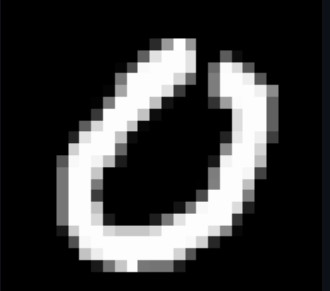
#> input picture FINAL DELIVERABLES/FINAL CODE/sample/0.jpg, 330 x 291 px, found by its file name
$ jupyter execute --allow-errors 'Test Deployed Model.ipynb'
#> lines starting #> are read from the running program, lines starting #| are printed output that depends on the picture
[cell 1]
import requests
import numpy as np
from PIL import Image
import matplotlib.pyplot as plt

[cell 2]
img = Image.open(r"C:\Users\sathi\Downloads\Dinesh_IBM_FInal\IBM\FINAL DELIVERABLES\FINAL CODE\sample\0.jpg").convert("L")
img = img.resize((28, 28))
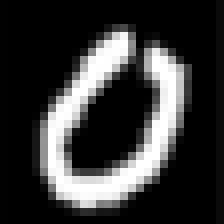
#> img: PIL image 28x28 L (shown 8 times larger); min 0, max 255, mean 55.3
img_arr = np.array(img)
img_arr = img_arr.reshape(1, 28, 28, 1)

img = Image.open(r"C:\Users\sathi\Downloads\Dinesh_IBM_FInal\IBM\FINAL DELIVERABLES\FINAL CODE\sample\\1.jpg").convert("L")
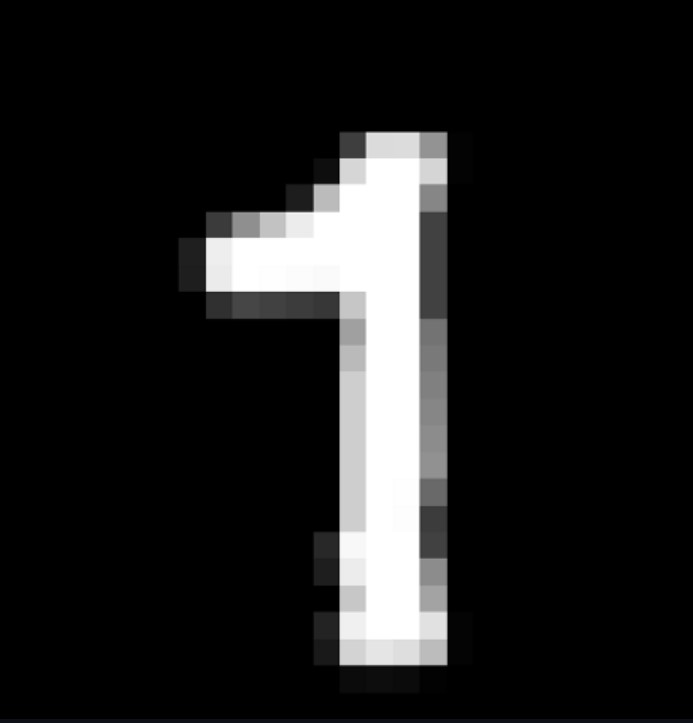
#> input picture FINAL DELIVERABLES/FINAL CODE/sample/1.jpg, 693 x 723 px, found by its file name
#> img: PIL image 693x723 L
img = img.resize((28, 28))
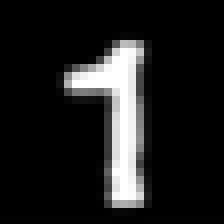
#> img: PIL image 28x28 L (shown 8 times larger); min 0, max 255, mean 30
img2_arr = np.array(img)
img2_arr = img2_arr.reshape(1, 28, 28, 1)
